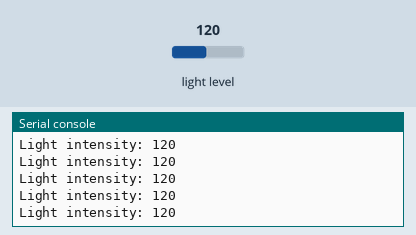
The program below on a simulated BBC micro:bit running MicroPython. Parts: the last lines printed to the serial console. The inputs (shaded band) are chosen by the test bench; at power-on: light level 120.

Above: at 1.2 s.
1.3 s: light level set to 5
At 1.31 s:
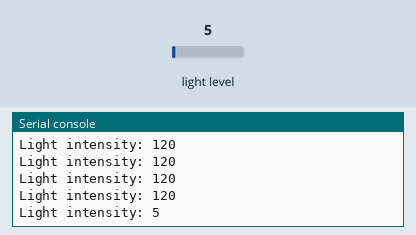
2.8 s: light level set to 64
At 2.82 s:
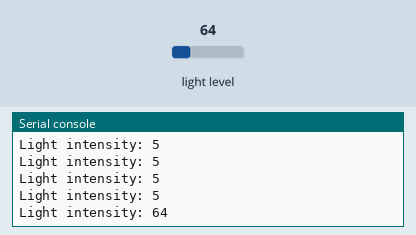
Timing chart, 0 to 5.8 s (numbered marks = the images above; inputs shaded):
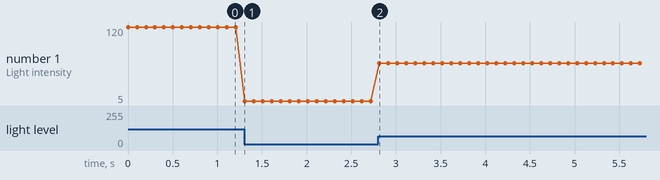

The program:

microbit-Detect_Light_Intensity_by_Microbit.py
```python
# This uses the LED Matrix to detect light intensity.
# LEDs can act as a photodiode, which means that they can detect light.
# Light falling on the LED will generate a small current, which can be measured to determine the light intensity.
# This works because the LED is connected to one of the analog-to-digital converters (ADC) on the micro:bit.

from microbit import *

while True:
    lightintensity = display.read_light_level()
    print("Light intensity:", lightintensity)
    sleep(100)
```

Measured:
- after the input at 1.3 s, the serial console: prints a new line at once (image 1)
- after the input at 2.8 s, the serial console: prints a new line at once (image 2)
- plotted number 1: 120 → 5 after the input at 1.3 s, 5 → 64 after the input at 2.8 s
